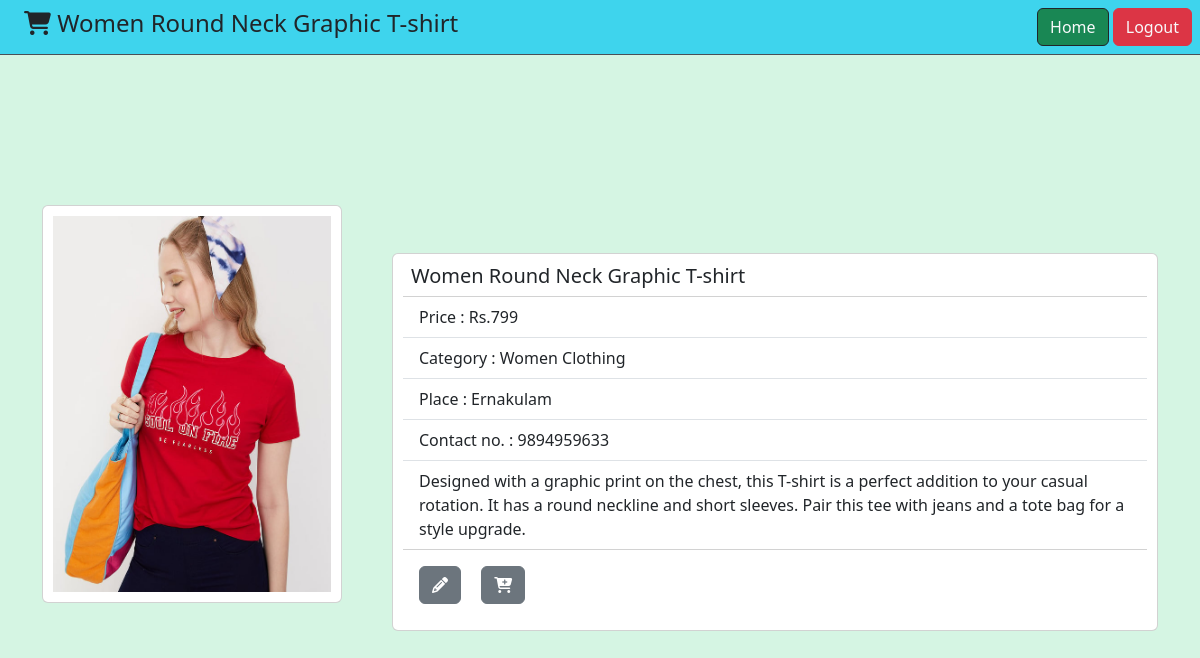
/scrap/2 (signed in), run on the app's committed database.
### scrapbox/models.py (models this page shows, shortened)
class Scrapbox(models.Model):
    name=models.CharField(max_length=200)
    category=models.CharField(max_length=200)
    price=models.IntegerField()
    location=models.CharField(max_length=200)
    picture=models.ImageField(upload_to="images",null=True,blank=True)
    phone_no=models.CharField(max_length=200,null=True)
    description=models.CharField(max_length=500,null=True,blank=True)

### scrapbox/views.py (the view)
# urls.py: path('scrap/<int:pk>',views.ItemView.as_view(),name="itemview"),
@method_decorator(signin_required,name="dispatch")
class ItemView(View):
    def get(self,request,*args,**kwargs):
        id=kwargs.get("pk")
        qs=Scrapbox.objects.get(id=id)
        return render(request,"scrapboxitem_view.html",{"data":qs})

### scrapbox/views.py (called while the page is built)
def signin_required(fn):
    def wrapper(request,*args,**kwargs):
        if not request.user.is_authenticated:
            messages.error(request,"Sign in required")
            return redirect("signin")
        else:
            return fn(request,*args, **kwargs)
    return wrapper

### scrapbox/templates/scrapboxitem_view.html (shortened to what this page needs)
<!DOCTYPE html>
{%load static%}
<html lang="en">
<head>
    <link rel="stylesheet" href="{%static 'css/detailsbyid.css' %}">
    <link rel="stylesheet" href="https://cdnjs.cloudflare.com/ajax/libs/font-awesome/6.5.1/css/all.min.css">
    <link href="https://cdn.jsdelivr.net/npm/bootstrap@5.3.2/dist/css/bootstrap.min.css" rel="stylesheet">
</head>
<body class="body"style="background-color:#D5F5E3 ">
  <nav class="navbar bg-info p-2 text-dark bg-opacity-75 border-bottom border-body text-dark text-start  " data-bs-theme="dark">
    <div class="col-l-8 d-flex justify-content-center">
              <h4 class="ms-3"> <i class="fa-solid fa-cart-shopping"></i> {{data.name}}</h4>
    </div>
    <div class="d-grid gap-2 d-md-flex justify-content-md-end">
      <div class="col-l-6">
          <div class="col-l-6">
            <a href="{%url 'index'  %}" class="btn btn-info border-dark bg-success text-light">Home</a>
            <a href="{%url 'signout'%}" class="ms-auto btn btn-danger  text-light"  >Logout </a>
          </div>
    </div>
</nav>
    <div class="container">
        <div class="card-container">
            <div class="card" style="width: 300px; margin-top: 150px;">
              {%if data.picture%}
                  <img src="{{data.picture.url}}">
              {%endif%}
            </div>
            <div class="card" style="margin-top: -350px; margin-left: 350px; width: fit-content;">
                  <h5 class="title card-title ms-2">{{data.name}}</h5>
                <ul class="list-group list-group-flush">
                  <li class="list-group-item">Price : Rs.{{data.price}}</li>
                  <li class="list-group-item">Category : {{data.category}}</li>
                  <li class="list-group-item">Place : {{data.location}}</li>
                  <li class="list-group-item">Contact no. : {{data.phone_no}}</li>
                  <li class="list-group-item">{{data.description}}</li>
                </ul>
                <div class="card-body">
                  <a href="{%url 'scrap-update' data.id %}" class="card-link"><button  class="btn btn-secondary"><i class="fa-solid fa-pencil"></i></button></a>
                  <a href="{%url 'addtocart' data.id %}" class="card-link"><button  class="btn btn-secondary"><i class="fa-solid fa-cart-plus"></i></button></a>
                </div>
            </div>
        </div>
    </div>
</body>
</html>

### scrapbox/static/css/detailsbyid.css (style rules this page uses)
.card { width: 300px; height: 200px; border: 1px solid black; padding: 10px; }

### data on the page
Scrapbox: name "Women Round Neck Graphic T-shirt", picture (picture), price "799", category "Women Clothing", location "Ernakulam", phone_no "9894959633", description "Designed with a graphic print on the chest, this T-shirt is a perfect addition to your casual rotation. It has a round neckline and short sleeves. Pair this tee with jeans and a tote bag for a style upgrade."
